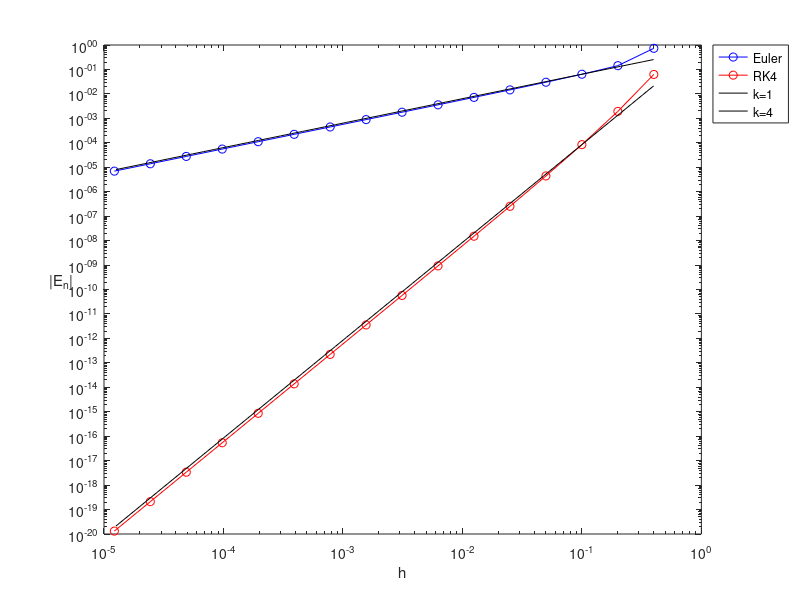

This chart was generated by the following MATLAB code:
loglog([0.4 0.2 0.1 0.05 0.025 0.0125 0.00625 0.003125 0.0015625 0.00078125 ...
    0.00039063 0.00019531 9.7656e-05 4.8828e-05 2.4414e-05 1.2207e-05], ...
    [0.73158 0.14281 0.063716 0.030039 0.014599 0.0071983 0.0035744 0.0017811 ...
    0.00088901 0.00044413 0.00022197 0.00011096 5.5474e-05 2.7736e-05 ...
    1.3868e-05 6.9337e-06], '-ob')

hold on

loglog([0.4 0.2 0.1 0.05 0.025 0.0125 0.00625 0.003125 0.0015625 0.00078125 ...
    0.00039063 0.00019531 9.7656e-05 4.8828e-05 2.4414e-05 1.2207e-05], ...
    [0.062568 0.0019233 8.4201e-05 4.4134e-06 2.5268e-07 1.5117e-08 ...
    9.2435e-10 5.7144e-11 3.5521e-12 2.214e-13 1.3819e-14 8.6307e-16 ...
    5.3923e-17 3.3696e-18 2.1058e-19 1.3161e-20], '-or')

x = logspace(-4.9, -0.4);
y = 0.63716.*x;
loglog(x,y,'k')

y = 0.84201 .* (x.^4);
loglog(x,y,'k')

xlabel('h')
ylabel('|E_n|', 'Rotation', 0)
legend('Euler', 'RK4','k=1', 'k=4', 'Location','northeastoutside')
